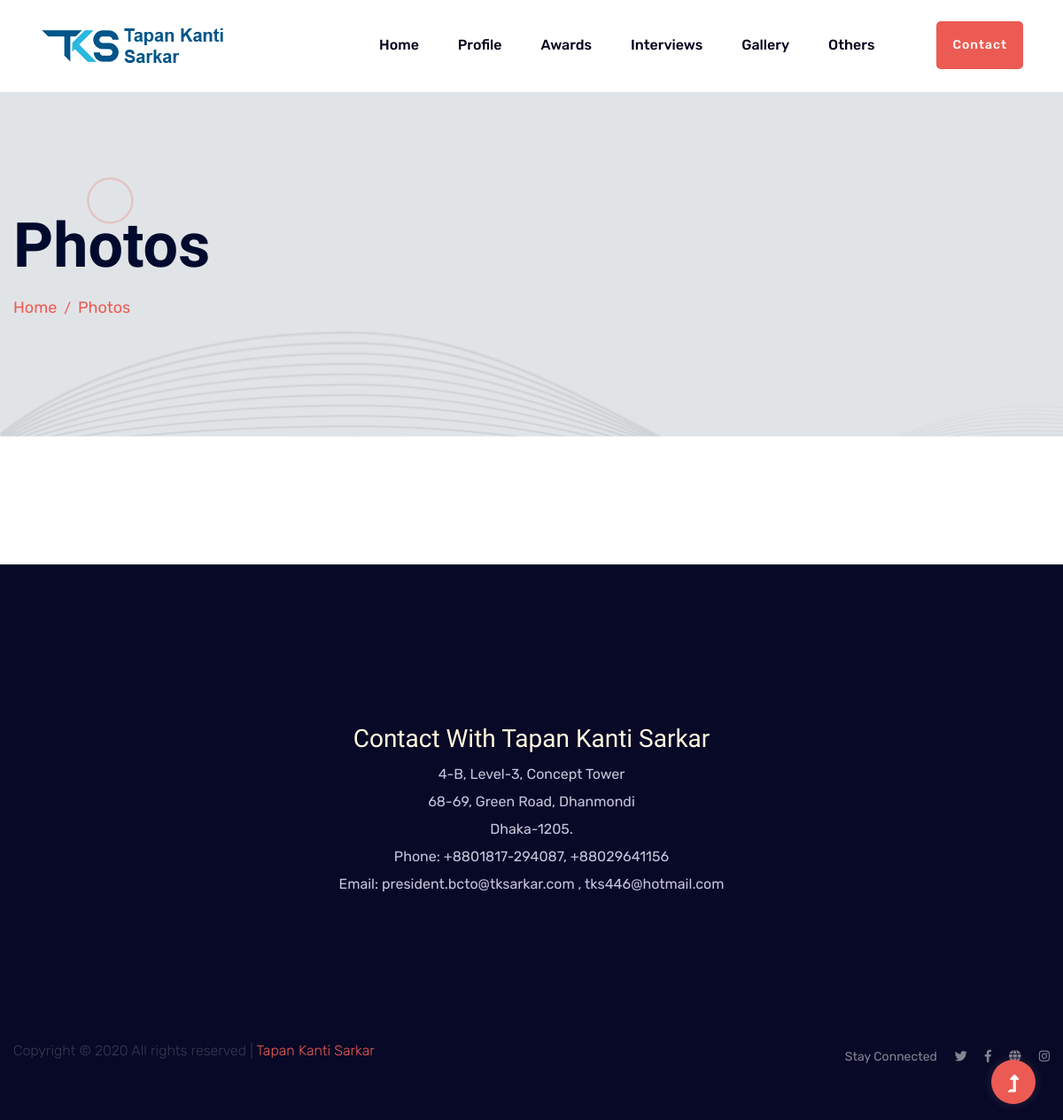
The page /photos on the database as committed earlier.
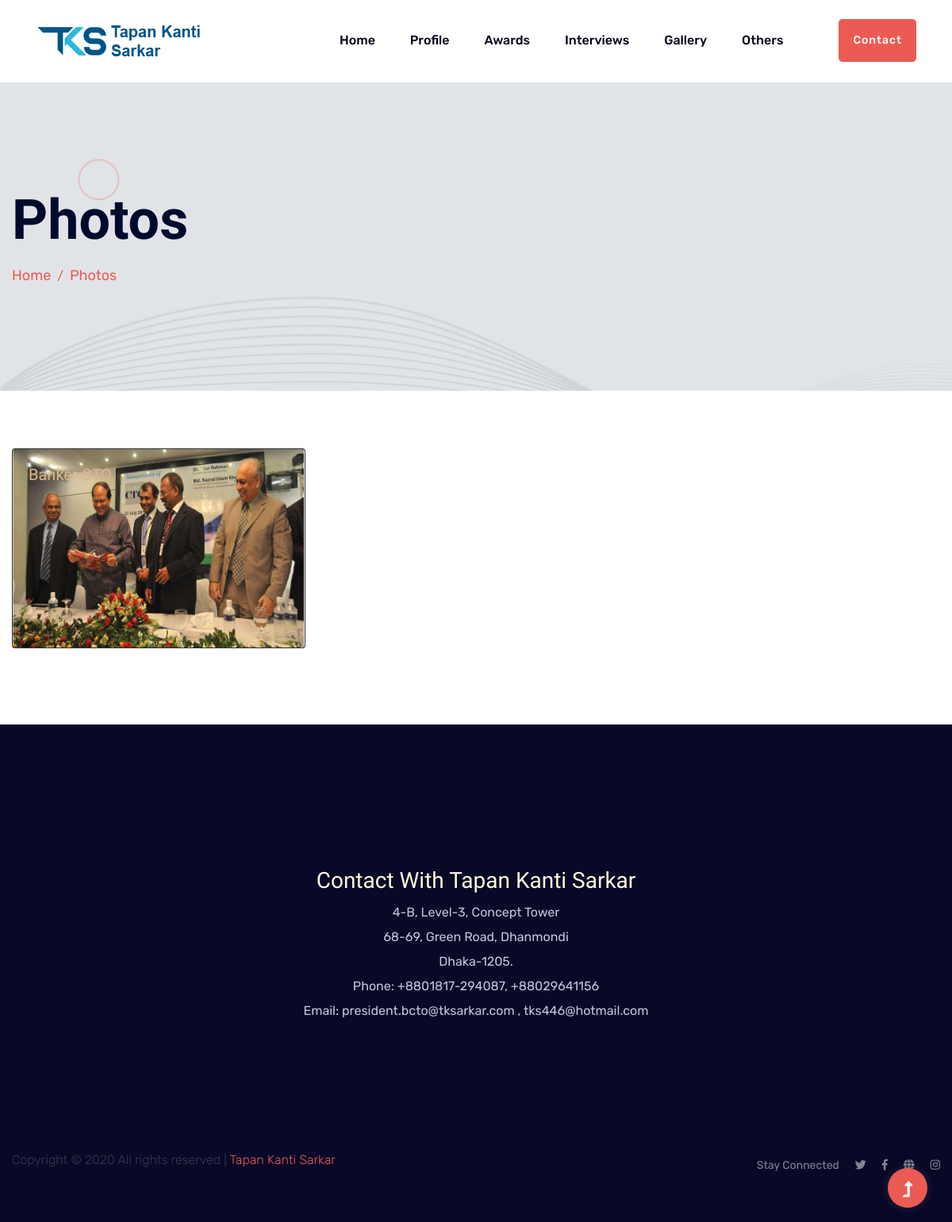
The same page on the database as committed later.
### app_tks/models.py (models this page shows, shortened)
class Photo(models.Model):
    title = models.CharField(max_length=150)
    image = models.ImageField(upload_to='Photos')

### app_tks/views.py (the view)
# urls.py: path('photos', views.photos, name= 'photos'),
def photos(request):
    photos = Photo.objects.all()
    return render(request, 'photos.html',
    {'photos':photos}
    )

### Templates/photos.html (shortened to what this page needs)
{% extends 'base.html' %}
{% block content %}
{% load static %}
        <div class="slider-area ">
            <div class="slider-height2 d-flex align-items-center">
                <div class="container">
                    <div class="row">
                        <div class="col-xl-12">
                            <div class="hero-cap">
                                <h2>Photos</h2>
                                <nav aria-label="breadcrumb ">
                                    <ol class="breadcrumb">
                                    <li class="breadcrumb-item"><a href="/">Home</a></li>
                                    <li class="breadcrumb-item"><a href="{% url 'photos' %}">Photos</a></li>
                                    </ol>
                                </nav>
                            </div>
                        </div>
                    </div>
                </div>
            </div>
        <br><br><br>
                      <div class="container">
                          <div class="row">
                            {% for photo in photos %}
                              <div class="col-sm-4">
                                  <div class="card bg-dark text-white">
                                      <img class="card-img" src="{{ photo.image.url }}" alt="Photo Not Found" style="height: 250px;">
                                      <div class="card-img-overlay">
                                        <h5 class="card-title" style="color: burlywood;">{{ photo.title }}</h5>
                                      </div>
                                    </div>
                                    <br>
                              </div>
                              {% endfor %}
                            </div>
                      <br><br><br>
        {% endblock %}

Rows that differ between the two databases and show on the page:
added Photo: image (picture), title "Banker CTO"
